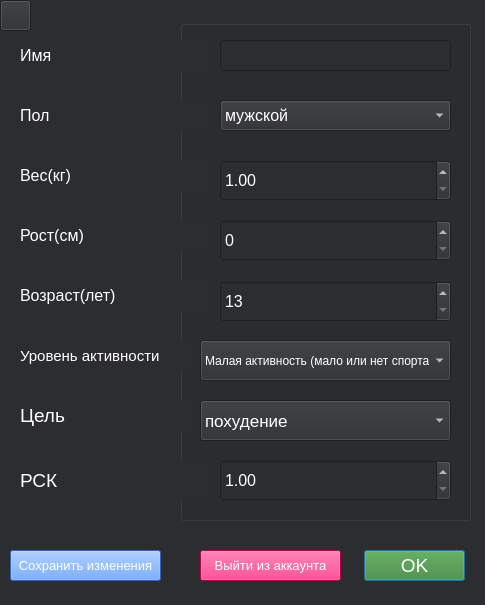
<?xml version="1.0" encoding="UTF-8"?>
<ui version="4.0">
 <class>Dialog</class>
 <widget class="QDialog" name="Dialog">
  <property name="geometry">
   <rect>
    <x>0</x>
    <y>0</y>
    <width>485</width>
    <height>605</height>
   </rect>
  </property>
  <property name="minimumSize">
   <size>
    <width>485</width>
    <height>605</height>
   </size>
  </property>
  <property name="maximumSize">
   <size>
    <width>485</width>
    <height>605</height>
   </size>
  </property>
  <property name="windowTitle">
   <string>Dialog</string>
  </property>
  <property name="windowIcon">
   <iconset>
    <normaloff>../images/user.png</normaloff>../images/user.png</iconset>
  </property>
  <property name="styleSheet">
   <string notr="true">background-color: #2B2D30;</string>
  </property>
  <widget class="QPushButton" name="OKButton">
   <property name="geometry">
    <rect>
     <x>364</x>
     <y>550</y>
     <width>101</width>
     <height>31</height>
    </rect>
   </property>
   <property name="font">
    <font>
     <pointsize>14</pointsize>
    </font>
   </property>
   <property name="styleSheet">
    <string notr="true">background-color: rgb(60, 133, 39);
color: rgb(255, 255, 255);</string>
   </property>
   <property name="text">
    <string>OK</string>
   </property>
  </widget>
  <widget class="QPushButton" name="QuitButton">
   <property name="geometry">
    <rect>
     <x>200</x>
     <y>550</y>
     <width>141</width>
     <height>31</height>
    </rect>
   </property>
   <property name="font">
    <font>
     <pointsize>10</pointsize>
    </font>
   </property>
   <property name="styleSheet">
    <string notr="true">background-color: rgb(255, 0, 102);
color: rgb(255, 255, 255);</string>
   </property>
   <property name="text">
    <string>Выйти из аккаунта</string>
   </property>
  </widget>
  <widget class="QGroupBox" name="groupBox">
   <property name="geometry">
    <rect>
     <x>180</x>
     <y>20</y>
     <width>291</width>
     <height>501</height>
    </rect>
   </property>
   <property name="styleSheet">
    <string notr="true">border-color: rgb(255, 0, 0);</string>
   </property>
   <property name="title">
    <string/>
   </property>
   <widget class="QSpinBox" name="age">
    <property name="geometry">
     <rect>
      <x>40</x>
      <y>261</y>
      <width>231</width>
      <height>41</height>
     </rect>
    </property>
    <property name="font">
     <font>
      <pointsize>12</pointsize>
     </font>
    </property>
    <property name="styleSheet">
     <string notr="true">border-color: rgb(255, 255, 255);
color: rgb(255, 255, 255);</string>
    </property>
    <property name="minimum">
     <number>13</number>
    </property>
    <property name="maximum">
     <number>300</number>
    </property>
   </widget>
   <widget class="QDoubleSpinBox" name="kcal">
    <property name="geometry">
     <rect>
      <x>40</x>
      <y>440</y>
      <width>231</width>
      <height>41</height>
     </rect>
    </property>
    <property name="font">
     <font>
      <pointsize>12</pointsize>
     </font>
    </property>
    <property name="styleSheet">
     <string notr="true">border-color: rgb(255, 255, 255);
color: rgb(255, 255, 255);</string>
    </property>
    <property name="minimum">
     <double>1.000000000000000</double>
    </property>
    <property name="maximum">
     <double>9999999999999999538762658202121142272.000000000000000</double>
    </property>
   </widget>
   <widget class="QDoubleSpinBox" name="weight">
    <property name="geometry">
     <rect>
      <x>40</x>
      <y>140</y>
      <width>231</width>
      <height>41</height>
     </rect>
    </property>
    <property name="font">
     <font>
      <pointsize>12</pointsize>
     </font>
    </property>
    <property name="styleSheet">
     <string notr="true">border-color: rgb(255, 255, 255);
color: rgb(255, 255, 255);</string>
    </property>
    <property name="minimum">
     <double>1.000000000000000</double>
    </property>
    <property name="maximum">
     <double>300.990000000000009</double>
    </property>
   </widget>
   <widget class="QLineEdit" name="name">
    <property name="geometry">
     <rect>
      <x>40</x>
      <y>20</y>
      <width>231</width>
      <height>31</height>
     </rect>
    </property>
    <property name="font">
     <font>
      <pointsize>12</pointsize>
     </font>
    </property>
    <property name="styleSheet">
     <string notr="true">color: rgb(255, 255, 255);</string>
    </property>
   </widget>
   <widget class="QComboBox" name="target">
    <property name="geometry">
     <rect>
      <x>20</x>
      <y>380</y>
      <width>251</width>
      <height>41</height>
     </rect>
    </property>
    <property name="font">
     <font>
      <pointsize>13</pointsize>
     </font>
    </property>
    <property name="styleSheet">
     <string notr="true">border-color: rgb(255, 255, 255);
color: rgb(255, 255, 255);</string>
    </property>
    <item>
     <property name="text">
      <string>похудение</string>
     </property>
    </item>
    <item>
     <property name="text">
      <string>удержание веса</string>
     </property>
    </item>
    <item>
     <property name="text">
      <string>набор массы</string>
     </property>
    </item>
   </widget>
   <widget class="QSpinBox" name="height">
    <property name="geometry">
     <rect>
      <x>40</x>
      <y>200</y>
      <width>231</width>
      <height>41</height>
     </rect>
    </property>
    <property name="font">
     <font>
      <pointsize>12</pointsize>
     </font>
    </property>
    <property name="styleSheet">
     <string notr="true">border-color: rgb(255, 255, 255);
color: rgb(255, 255, 255);</string>
    </property>
    <property name="maximum">
     <number>300</number>
    </property>
   </widget>
   <widget class="QComboBox" name="activity">
    <property name="geometry">
     <rect>
      <x>20</x>
      <y>320</y>
      <width>251</width>
      <height>41</height>
     </rect>
    </property>
    <property name="font">
     <font>
      <pointsize>9</pointsize>
     </font>
    </property>
    <property name="styleSheet">
     <string notr="true">border-color: rgb(255, 255, 255);
color: rgb(255, 255, 255);</string>
    </property>
    <item>
     <property name="text">
      <string>Малая активность (мало или нет спорта)</string>
     </property>
    </item>
    <item>
     <property name="text">
      <string>Невысокая активность (спорт 1-3 дня в неделю)</string>
     </property>
    </item>
    <item>
     <property name="text">
      <string>Умеренная активность (спорт 3-5 дней в неделю)</string>
     </property>
    </item>
    <item>
     <property name="text">
      <string>Высокая активность (спорт 6-7 дней в неделю)</string>
     </property>
    </item>
    <item>
     <property name="text">
      <string>Очень высокая активность (тяжёлые физические упражнения)</string>
     </property>
    </item>
   </widget>
   <widget class="QComboBox" name="sex">
    <property name="geometry">
     <rect>
      <x>40</x>
      <y>80</y>
      <width>231</width>
      <height>31</height>
     </rect>
    </property>
    <property name="font">
     <font>
      <pointsize>12</pointsize>
     </font>
    </property>
    <property name="styleSheet">
     <string notr="true">border-color: rgb(255, 255, 255);
color: rgb(255, 255, 255);</string>
    </property>
    <item>
     <property name="text">
      <string>мужской</string>
     </property>
    </item>
    <item>
     <property name="text">
      <string>женский</string>
     </property>
    </item>
   </widget>
  </widget>
  <widget class="QLabel" name="label_9">
   <property name="geometry">
    <rect>
     <x>20</x>
     <y>460</y>
     <width>191</width>
     <height>41</height>
    </rect>
   </property>
   <property name="font">
    <font>
     <pointsize>14</pointsize>
     <weight>50</weight>
     <bold>false</bold>
    </font>
   </property>
   <property name="styleSheet">
    <string notr="true">color: rgb(255, 255, 255);</string>
   </property>
   <property name="text">
    <string>РСК</string>
   </property>
  </widget>
  <widget class="QLabel" name="label_7">
   <property name="geometry">
    <rect>
     <x>20</x>
     <y>340</y>
     <width>171</width>
     <height>31</height>
    </rect>
   </property>
   <property name="font">
    <font>
     <pointsize>11</pointsize>
     <weight>50</weight>
     <bold>false</bold>
    </font>
   </property>
   <property name="styleSheet">
    <string notr="true">color: rgb(255, 255, 255);</string>
   </property>
   <property name="text">
    <string>Уровень активности</string>
   </property>
  </widget>
  <widget class="QLabel" name="label_4">
   <property name="geometry">
    <rect>
     <x>20</x>
     <y>160</y>
     <width>191</width>
     <height>31</height>
    </rect>
   </property>
   <property name="font">
    <font>
     <pointsize>12</pointsize>
     <weight>50</weight>
     <bold>false</bold>
    </font>
   </property>
   <property name="styleSheet">
    <string notr="true">color: rgb(255, 255, 255);</string>
   </property>
   <property name="text">
    <string>Вес(кг)</string>
   </property>
  </widget>
  <widget class="QLabel" name="label_8">
   <property name="geometry">
    <rect>
     <x>20</x>
     <y>400</y>
     <width>171</width>
     <height>31</height>
    </rect>
   </property>
   <property name="font">
    <font>
     <pointsize>14</pointsize>
     <weight>50</weight>
     <bold>false</bold>
    </font>
   </property>
   <property name="styleSheet">
    <string notr="true">color: rgb(255, 255, 255);</string>
   </property>
   <property name="text">
    <string>Цель</string>
   </property>
  </widget>
  <widget class="QLabel" name="label_3">
   <property name="geometry">
    <rect>
     <x>20</x>
     <y>100</y>
     <width>191</width>
     <height>31</height>
    </rect>
   </property>
   <property name="font">
    <font>
     <pointsize>12</pointsize>
     <weight>50</weight>
     <bold>false</bold>
    </font>
   </property>
   <property name="styleSheet">
    <string notr="true">color: rgb(255, 255, 255);</string>
   </property>
   <property name="text">
    <string>Пол</string>
   </property>
  </widget>
  <widget class="QLabel" name="label_6">
   <property name="geometry">
    <rect>
     <x>20</x>
     <y>280</y>
     <width>191</width>
     <height>31</height>
    </rect>
   </property>
   <property name="font">
    <font>
     <pointsize>12</pointsize>
     <weight>50</weight>
     <bold>false</bold>
    </font>
   </property>
   <property name="styleSheet">
    <string notr="true">color: rgb(255, 255, 255);</string>
   </property>
   <property name="text">
    <string>Возраст(лет)</string>
   </property>
  </widget>
  <widget class="QLabel" name="label_2">
   <property name="geometry">
    <rect>
     <x>20</x>
     <y>40</y>
     <width>191</width>
     <height>31</height>
    </rect>
   </property>
   <property name="font">
    <font>
     <pointsize>12</pointsize>
     <weight>50</weight>
     <bold>false</bold>
    </font>
   </property>
   <property name="styleSheet">
    <string notr="true">color: rgb(255, 255, 255);</string>
   </property>
   <property name="text">
    <string>Имя</string>
   </property>
  </widget>
  <widget class="QLabel" name="label_5">
   <property name="geometry">
    <rect>
     <x>20</x>
     <y>220</y>
     <width>191</width>
     <height>31</height>
    </rect>
   </property>
   <property name="font">
    <font>
     <pointsize>12</pointsize>
     <weight>50</weight>
     <bold>false</bold>
    </font>
   </property>
   <property name="styleSheet">
    <string notr="true">color: rgb(255, 255, 255);</string>
   </property>
   <property name="text">
    <string>Рост(см)</string>
   </property>
  </widget>
  <widget class="QPushButton" name="ChangeButton">
   <property name="geometry">
    <rect>
     <x>10</x>
     <y>550</y>
     <width>151</width>
     <height>31</height>
    </rect>
   </property>
   <property name="font">
    <font>
     <pointsize>10</pointsize>
    </font>
   </property>
   <property name="styleSheet">
    <string notr="true">background-color:#4C8DF5;
color: rgb(255, 255, 255);</string>
   </property>
   <property name="text">
    <string>Сохранить изменения</string>
   </property>
  </widget>
  <widget class="QPushButton" name="FileButton">
   <property name="geometry">
    <rect>
     <x>0</x>
     <y>0</y>
     <width>31</width>
     <height>31</height>
    </rect>
   </property>
   <property name="text">
    <string/>
   </property>
   <property name="icon">
    <iconset>
     <normaloff>../images/txt.png</normaloff>../images/txt.png</iconset>
   </property>
   <property name="iconSize">
    <size>
     <width>16</width>
     <height>16</height>
    </size>
   </property>
  </widget>
 </widget>
 <resources/>
 <connections/>
</ui>
